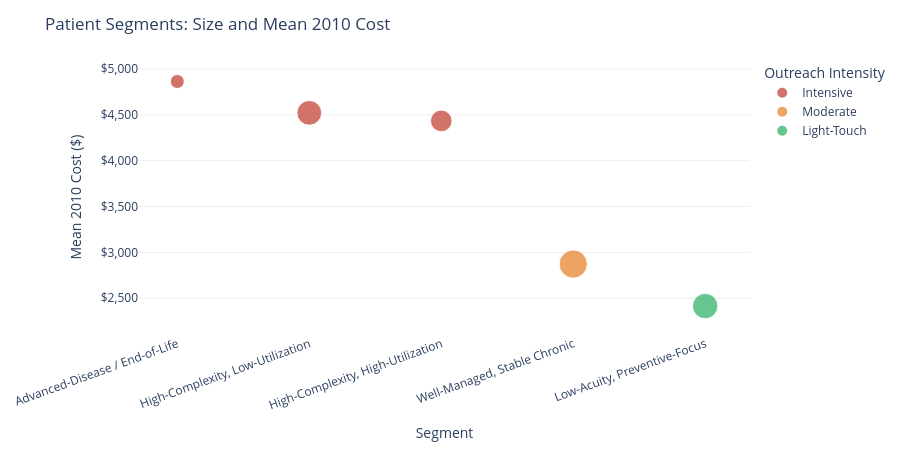

The notebook cell saved with this chart:
### Markdown cell above
## 12. Key visualizations

### Code cell
# Chosen algorithm profile
chosen_profile = km_prio if comparison.chosen == 'kmeans' else gmm_prio

# Cost × size bubble chart
fig = px.scatter(
    chosen_profile,
    x='segment_name', y='mean_cost_2010',
    size='n', color='outreach_intensity',
    color_discrete_map={'Intensive': '#c0392b', 'Moderate': '#e67e22',
                         'Light-Touch': '#27ae60', 'Specialized': '#8e44ad'},
    labels={'segment_name': 'Segment', 'mean_cost_2010': 'Mean 2010 Cost ($)',
             'outreach_intensity': 'Outreach Intensity'},
    title='Patient Segments: Size and Mean 2010 Cost',
    height=450,
)
fig.update_layout(xaxis_tickangle=-20, plot_bgcolor='white',
                  margin={'t': 60, 'b': 100})
fig.update_yaxes(tickprefix='$', tickformat=',.0f', gridcolor='#eee')
fig.show()
fig.write_image('../briefing/figures/segment_cost_size.png', width=900, height=450, scale=2)

### Figure 1 — Plotly figure (JSON) as saved in the notebook; plotly's stock layout.template omitted (floating-point values rounded to 4 significant figures)
{"data": [{"hovertemplate": "Outreach Intensity=Intensive<br>Segment=%{x}<br>Mean 2010 Cost ($)=%{y}<br>n=%{marker.size}<extra></extra>", "legendgroup": "Intensive", "marker": {"color": "#c0392b", "size": [3217, 10242, 7775], "sizemode": "area", "sizeref": 33.23, "symbol": "circle"}, "mode": "markers", "name": "Intensive", "orientation": "v", "showlegend": true, "type": "scatter", "x": ["Advanced-Disease / End-of-Life", "High-Complexity, Low-Utilization", "High-Complexity, High-Utilization"], "xaxis": "x", "y": [4864.0, 4522.0, 4434.0], "yaxis": "y"}, {"hovertemplate": "Outreach Intensity=Moderate<br>Segment=%{x}<br>Mean 2010 Cost ($)=%{y}<br>n=%{marker.size}<extra></extra>", "legendgroup": "Moderate", "marker": {"color": "#e67e22", "size": [13293], "sizemode": "area", "sizeref": 33.23, "symbol": "circle"}, "mode": "markers", "name": "Moderate", "orientation": "v", "showlegend": true, "type": "scatter", "x": ["Well-Managed, Stable Chronic"], "xaxis": "x", "y": [2873.0], "yaxis": "y"}, {"hovertemplate": "Outreach Intensity=Light-Touch<br>Segment=%{x}<br>Mean 2010 Cost ($)=%{y}<br>n=%{marker.size}<extra></extra>", "legendgroup": "Light-Touch", "marker": {"color": "#27ae60", "size": [10778], "sizemode": "area", "sizeref": 33.23, "symbol": "circle"}, "mode": "markers", "name": "Light-Touch", "orientation": "v", "showlegend": true, "type": "scatter", "x": ["Low-Acuity, Preventive-Focus"], "xaxis": "x", "y": [2415.0], "yaxis": "y"}], "layout": {"height": 450, "legend": {"itemsizing": "constant", "title": {"text": "Outreach Intensity"}, "tracegroupgap": 0}, "margin": {"b": 100, "t": 60}, "plot_bgcolor": "white", "title": {"text": "Patient Segments: Size and Mean 2010 Cost"}, "xaxis": {"anchor": "y", "domain": [0.0, 1.0], "tickangle": -20, "title": {"text": "Segment"}}, "yaxis": {"anchor": "x", "domain": [0.0, 1.0], "gridcolor": "#eee", "tickformat": ",.0f", "tickprefix": "$", "title": {"text": "Mean 2010 Cost ($)"}}}}
